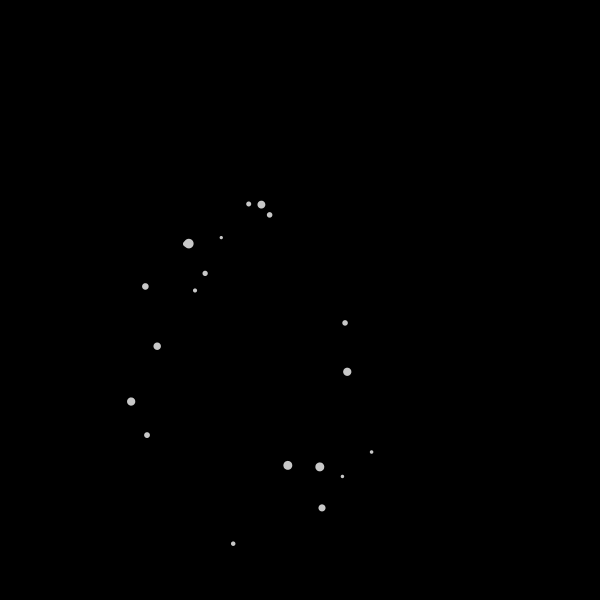
Frame 1 (no input)
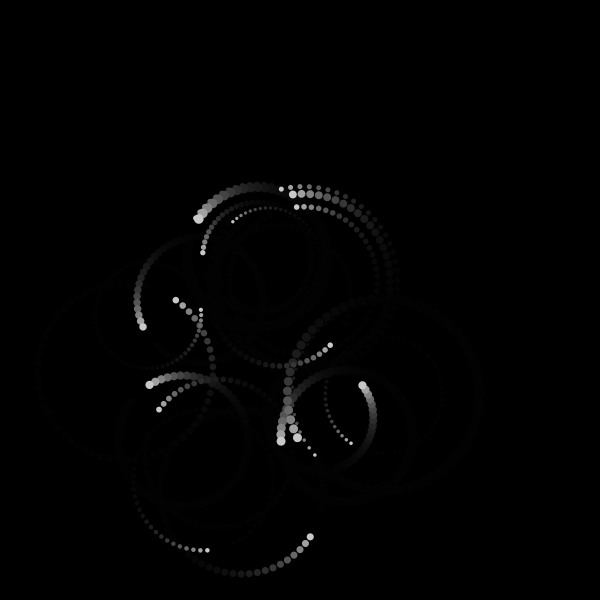
Frame 60 (the mouse pressed at the canvas centre just before this capture)
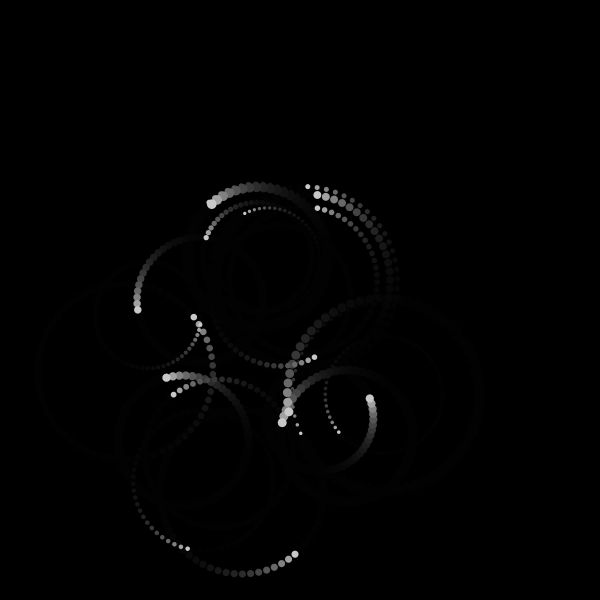
Frame 120 (the mouse held since frame 60 and released just before this capture)

The Processing sketch that drew these frames (run headless with seeded random() and noise(); from frame 60 on, the mouse is pressed at the canvas centre):

// Processing sketch: Spinning_Circles_02
// ── Spinning_Circles_02.pde
 //<>//
int w = 600, h = 600;
float x = 0, y = 0;
float rad1 = 20;
float rad2 = 100;
color colBack = color(0, 50);
color colFill = color(100, 100, 150);
ArrayList<Circle> circles = new ArrayList<Circle>();
int maxCircles = 20;


void settings() {
  size(w, h);
}


void setup() {
  frameRate(30);
  background(0);
  noStroke();

  for (int i = 0; i < maxCircles; i++) {
    float r1 = random(3, 10);
    float r2 = random(50, 100);
    color col = color(200);
    circles.add(new Circle(r1, r2, col));
  }
}


void draw() {
  fill(colBack);
  rect(0, 0, width, height);

  //translate(width/3, height/2);
  for (int i = 0; i < maxCircles; i++) {

    translate(width/3, height/2);

    if (circles.get(i).dir >0) 
      translate(width/3, 0);

    circles.get(i).Render();
    translate(-width/3, -height/2);
    if (circles.get(i).dir >0) 
      translate(-width/3, -0);
  }


  //fill(colFill);
  //ellipse(sin(x) * rad2, cos(y)*rad2, rad1, rad1);
  //x+=0.1;
  //y+=0.1;

  //translate(width/3, 0);
  //ellipse(-sin(x) * rad2, -cos(y)*rad2, rad1, rad1);
}
// ── cls_Circle.pde
 //<>//

// ellipse radius
// circle radius
// color
// position


class Circle {

  float CentX, CentY;
  float rad1, rad2;    // circle radius, ellipse radius
  color colFill;
  float rot;
  int dir;
  float x = 0, y = 0;


  Circle(float rad1, float rad2, color colFill) {
    
    this.rad1 = rad1;
    this.rad2 = rad2;
    this.colFill = colFill;
    this.rot = random(0, PI/4);

    if (random(1) > 0.5) {
     this.dir = 1;
    } else {
      this.dir = -1;
    }
  }


  void Render() {
    rotate(this.rot);
    fill(colFill);
   
    ellipse(sin(x) * rad2, cos(y) * rad2, rad1, rad1);
    x += 0.1; 
    y += 0.1;
  }


  void Debug() {
    println("X: " + x + " | Y: " + y + " | rad1: " + rad1 + " | rad2: " + rad2);
  }
}
